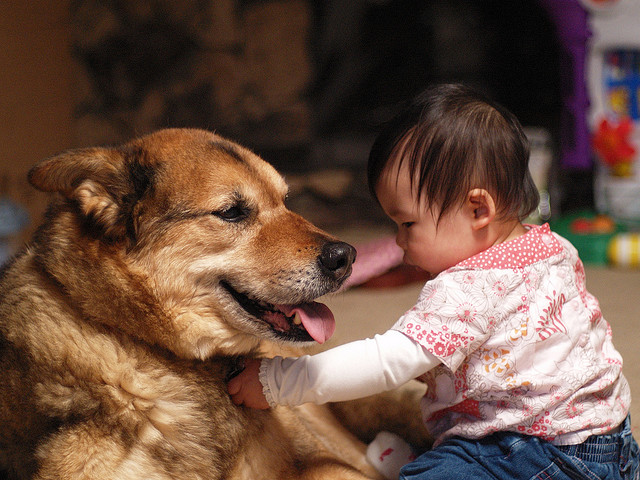
#> input picture photos/dogs.jpg, 640 x 480 px
$ python spaces.py
#> lines starting #> are read from the running program, lines starting #| are printed output that depends on the picture
import cv2 as cv
import matplotlib.pyplot as plt

img = cv.imread('photos/dogs.jpg')
#> img is the input picture: shape (480, 640, 3); mean B, G, R 66.7, 80.6, 108.4
cv.imshow('Dogs',img)
plt.imshow(img)
plt.show()
#to grayscale

gray = cv.cvtColor(img,cv.COLOR_BGR2GRAY)
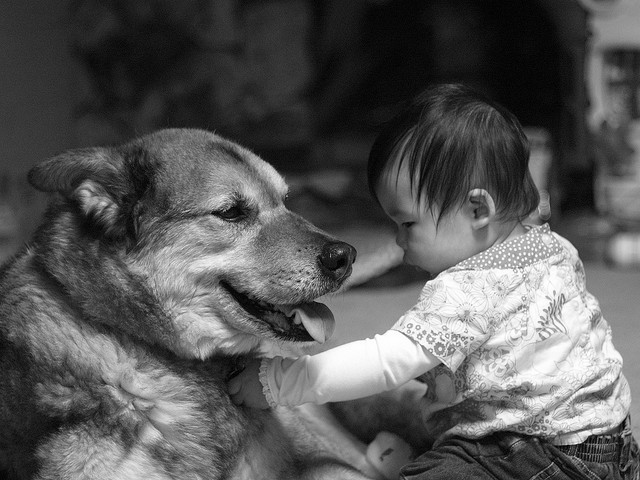
#> gray: shape (480, 640); min 0, max 255, mean 87.4
cv.imshow('Gray',gray)

#bgr to hsv
hsv = cv.cvtColor(img,cv.COLOR_BGR2HSV)
#> hsv: shape (480, 640, 3); mean H, S, V 30.4, 113.1, 110.2
cv.imshow('HSV',hsv)

#hsv to bgr
hsv_bgr = cv.cvtColor(hsv,cv.COLOR_HSV2BGR)
cv.imshow('HSV to BGR',hsv_bgr)

#bgr to l*a*b
lab = cv.cvtColor(img,cv.COLOR_BGR2Lab)
#> lab: shape (480, 640, 3); mean of channels 0, 1, 2 91.1, 138.2, 140.8
cv.imshow('LAB',lab)

#bgr to rgb
rgb = cv.cvtColor(img,cv.COLOR_BGR2RGB)
cv.imshow('RGB',rgb)

plt.imshow(rgb)
plt.show()


cv.waitKey(0)

$ run again, with photos/group.jpeg copied over photos/dogs.jpg
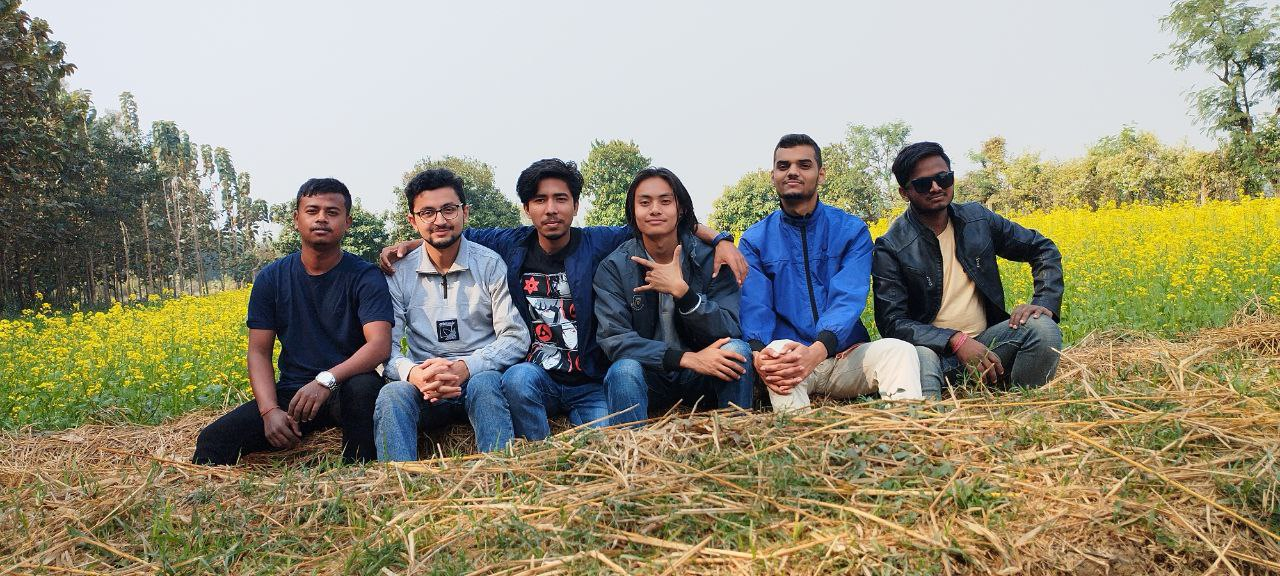
#> input picture photos/group.jpeg, 1280 x 576 px
#> img is the input picture: shape (576, 1280, 3); mean B, G, R 122.2, 143.6, 148.5
#> `gray = cv.cvtColor(img,cv.COLOR_BGR2GRAY)`:
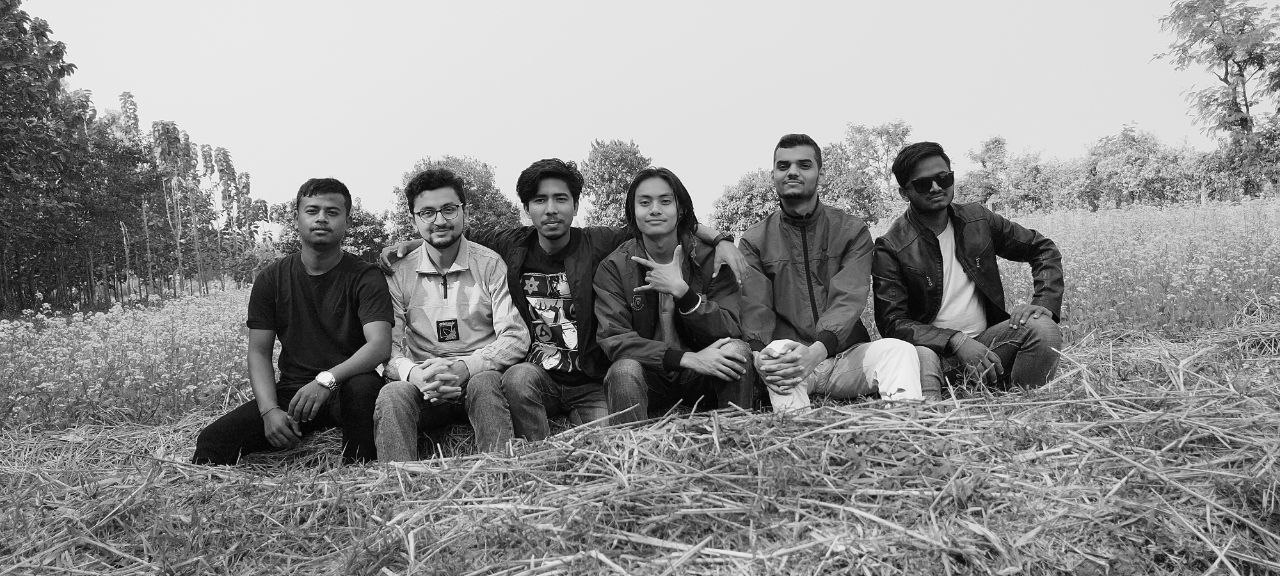
#> gray: shape (576, 1280); min 0, max 255, mean 142.6
#> hsv: shape (576, 1280, 3); mean H, S, V 60.2, 89.6, 159.7
#> lab: shape (576, 1280, 3); mean of channels 0, 1, 2 149.5, 128.1, 139.7
